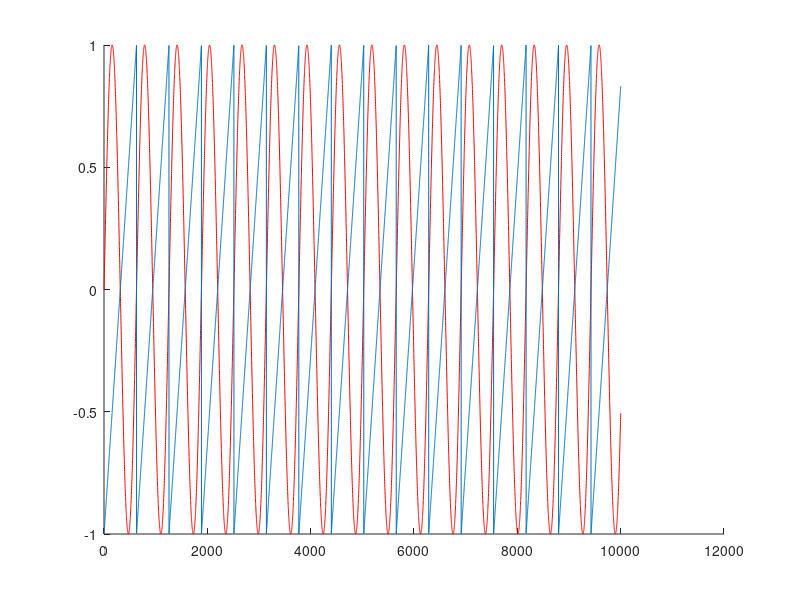

Source code (MATLAB):

clear all;
close all;
clc;

pkg load signal

i = 1;
saw = -1;

for x = 0:0.01:100

	inputs(i) = i;
	sinWave(i) = sin(x);
	sawWave(i) = sawtooth(x);

	i = i + 1;
	saw = saw + 0.01;

	if saw > 1
		saw = -1;
	end
	
	

end

h = figure;
hold on;
plot(inputs, sinWave, 'r');
plot(inputs, sawWave);
hold off;

file = "sin2saw.csv";
delete(file);

csvwrite(file, [1,1,length(sinWave)]);

for i=1:length(sinWave)
	csvwrite(file, [sinWave(i), sawWave(i)], "-append");
end


